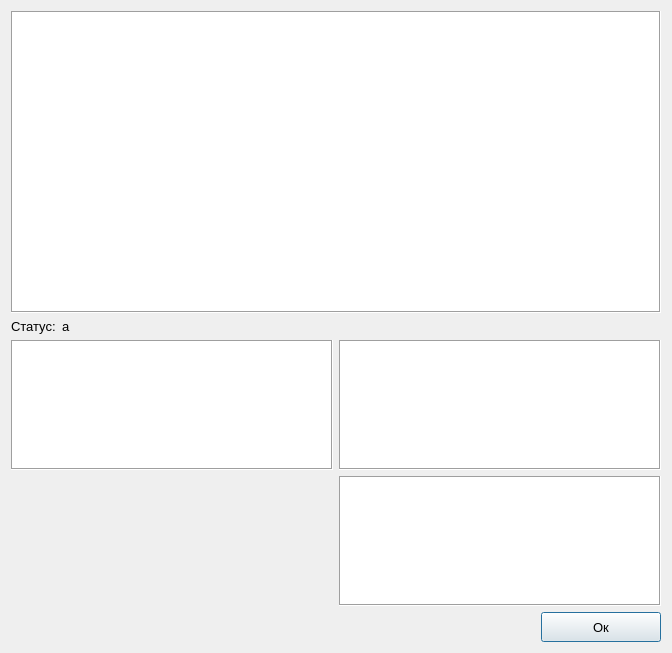
<?xml version="1.0" encoding="UTF-8"?>
<ui version="4.0">
 <class>moredetails</class>
 <widget class="QDialog" name="moredetails">
  <property name="geometry">
   <rect>
    <x>0</x>
    <y>0</y>
    <width>672</width>
    <height>653</height>
   </rect>
  </property>
  <property name="windowTitle">
   <string>Dialog</string>
  </property>
  <layout class="QGridLayout" name="gridLayout_2" rowstretch="50,0,50">
   <item row="0" column="0">
    <widget class="QTextBrowser" name="textBrowser_task">
     <property name="font">
      <font>
       <pointsize>10</pointsize>
      </font>
     </property>
     <property name="frameShape">
      <enum>QFrame::Box</enum>
     </property>
    </widget>
   </item>
   <item row="1" column="0">
    <layout class="QFormLayout" name="formLayout">
     <item row="0" column="1">
      <widget class="QLabel" name="label_status">
       <property name="font">
        <font>
         <pointsize>10</pointsize>
        </font>
       </property>
       <property name="text">
        <string>а</string>
       </property>
      </widget>
     </item>
     <item row="0" column="0">
      <widget class="QLabel" name="label">
       <property name="font">
        <font>
         <pointsize>10</pointsize>
        </font>
       </property>
       <property name="text">
        <string>Статус:</string>
       </property>
      </widget>
     </item>
    </layout>
   </item>
   <item row="2" column="0">
    <layout class="QVBoxLayout" name="verticalLayout">
     <item>
      <layout class="QGridLayout" name="gridLayout">
       <item row="0" column="0">
        <widget class="QTextBrowser" name="textBrowser_input_data">
         <property name="font">
          <font>
           <pointsize>10</pointsize>
          </font>
         </property>
         <property name="frameShape">
          <enum>QFrame::Box</enum>
         </property>
        </widget>
       </item>
       <item row="0" column="2">
        <widget class="QTextBrowser" name="textBrowser_expected_output">
         <property name="font">
          <font>
           <pointsize>10</pointsize>
          </font>
         </property>
         <property name="frameShape">
          <enum>QFrame::Box</enum>
         </property>
        </widget>
       </item>
       <item row="1" column="2">
        <widget class="QTextBrowser" name="textBrowser_output_data">
         <property name="font">
          <font>
           <pointsize>10</pointsize>
          </font>
         </property>
         <property name="frameShape">
          <enum>QFrame::Box</enum>
         </property>
        </widget>
       </item>
      </layout>
     </item>
     <item>
      <layout class="QHBoxLayout" name="horizontalLayout">
       <item>
        <spacer name="horizontalSpacer">
         <property name="orientation">
          <enum>Qt::Horizontal</enum>
         </property>
         <property name="sizeHint" stdset="0">
          <size>
           <width>40</width>
           <height>20</height>
          </size>
         </property>
        </spacer>
       </item>
       <item>
        <widget class="QPushButton" name="button_ok">
         <property name="minimumSize">
          <size>
           <width>120</width>
           <height>30</height>
          </size>
         </property>
         <property name="font">
          <font>
           <pointsize>10</pointsize>
          </font>
         </property>
         <property name="text">
          <string>Ок</string>
         </property>
        </widget>
       </item>
      </layout>
     </item>
    </layout>
   </item>
  </layout>
 </widget>
 <resources/>
 <connections/>
</ui>
